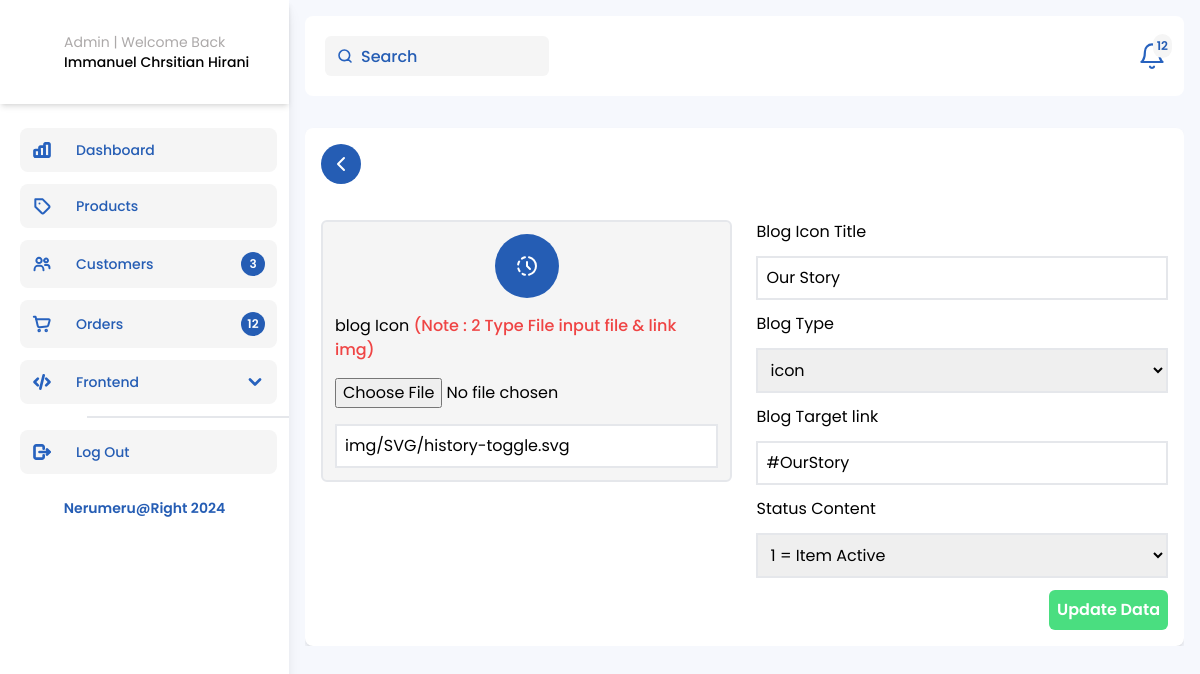
The app's page /Admin-blogicon-UpdateData.php?blog_id=1 with its own data.
### tables this page shows
CREATE TABLE `blog` (
  `blog_id` int(11) NOT NULL,
  `blog_type` varchar(50) NOT NULL,
  `blog_icon` varchar(100) NOT NULL,
  `blog_targetLink` varchar(500) NOT NULL,
  `blog_icon_title` varchar(100) NOT NULL,
  `blog_vidio` varchar(500) NOT NULL,
  `status` int(1) NOT NULL,
  `insert_date` datetime NOT NULL DEFAULT current_timestamp(),
  `lastUpdate_date` datetime NOT NULL DEFAULT current_timestamp()
);

### function.php (called while the page is built, shortened)
<?php
$conn = mysqli_connect('localhost', 'root', '', 'nerumeru');
function query($query)
{
    global $conn;
    $result = mysqli_query($conn, $query);
    $rows = [];
    foreach ($result as $row) {
        $rows[] = $row;
    }
    return $rows;
}

### Admin-blogicon-UpdateData.php (the view, shortened to what this page needs)
<?php
require "function.php";
$id = $_GET["blog_id"];
$blog = query("SELECT * FROM blog WHERE blog_id = $id")[0];
?>
<!doctype html>
<html lang="en">
<head>
    <link rel="stylesheet" href="css/output.css" />
    <link rel="stylesheet" href="https://cdn.jsdelivr.net/npm/swiper@10/swiper-bundle.min.css" />
    <link rel="stylesheet" href="https://cdn.jsdelivr.net/npm/swiper@10/swiper-bundle.min.css" />
</head>
<body>
    <main class="my-0">
        <section class="admin relative h-screen overflow-hidden my-0">
            <div class="flex items-start justify-between">
                <?php include("sidebar.admin.php"); ?>
                <div class="flex flex-col gap-4 container">
                    <header class="z-40 flex items-center bg-white rounded-lg justify-between w-full h-20 px-5">
                        <div class="header-wrapper w-full flex items-center justify-between">
                            <span class="relative">
                                <input id="searchAdminNavbar" type="search" class="bg-white-neru px-3 rounded-md h-10 outline-none py-1 w-[224px] pl-9 xl:text-base md:text-sm text-xs" placeholder="Search" />
                            </span>
                            <div id="notifications" class="relative cursor-pointer">
                                <div class="badge absolute -right-2 -top-2 bg-white-neru rounded-full flex items-center justify-center p-1">
                                    <h6 class="text-xs text-blue-Neru font-semibold">12</h6>
                                </div>
                            </div>
                        </div>
                    </header>
                    <div class="max-h-screen w-full overflow-y-auto">
                        <div class="container bg-white rounded-lg shadow-md 3xl:h-[760px] 2xl:h-[550px] flex flex-col gap-3 overflow-y-auto mt-4">
                            <div class="WrapperBack mb-6 w-fit">
                                <a href="Admin-Blog.php" class="bg-blue-Neru w-fit text-white px-2 rounded-full py-2 cursor-pointer font-semibold text-base flex items-center gap-3">
                                    <svg xmlns="http://www.w3.org/2000/svg" class="icon icon-tabler icon-tabler-chevron-left" width="24" height="24" viewBox="0 0 24 24" stroke-width="2" stroke="currentColor" fill="none" stroke-linecap="round" stroke-linejoin="round">
                                        <path stroke="none" d="M0 0h24v24H0z" fill="none" />
                                        <path d="M15 6l-6 6l6 6" />
                                    </svg>
                                </a>
                            </div>
                            <form class="w-full" action="" method="post">
                                <div class="grid grid-cols-2 gap-6">
                                    <div class="flex flex-col w-full gap-3">
                                        <div class="w-full flex flex-col gap-4  bg-white-neru rounded-md border-2 p-3">
                                            <div class="bg-blue-Neru py-5 mx-auto px-5 rounded-full w-fit">
                                            <img src="<?= $blog["blog_icon"] ?>" class="w-full object-contain mx-auto" alt="" />
                                            </div>
                                            <label for="">blog Icon <span class="text-red-500 font-medium">(Note : 2 Type File input file & link img)</span> </label>
                                            <input type="file">
                                            <input class="w-full p-2 outline-none border-2" type="text" name="blog_icon" value="<?= $blog["blog_icon"] ?>" />
                                        </div>
                                    </div>
                                    <div class="flex flex-col w-full gap-3">
                                        <label for="">Blog Icon Title</label>
                                        <input class="w-full p-2 outline-none border-2" type="text" name="blog_icon_title" value="<?= $blog["blog_icon_title"] ?>" />
                                        <label for="">Blog Type</label>
                                        <select name="blog_type" class="w-full p-2 outline-none border-2">
                                            <option value="<?= $blog["blog_type"] ?>"><?= $blog["blog_type"] ?></option>
                                        </select>
                                        <label for="">Blog Target link</label>
                                        <input required class="w-full p-2 outline-none border-2" value="<?= $blog["blog_targetLink"] ?>" name="blog_targetLink" type="text" />
                                        <label for="">Status Content</label>
                                        <select class="w-full p-2 outline-none border-2" name="status" id="status">
                                            <option> <?= $blog["status"] ?>
                                                <?php if ($blog["status"] === "1") : ?>
                                                    <?= "= Item Active" ?>
                                                <?php else : ?>
                                                    <?= "= Item Non-Active" ?>
                                                <?php endif; ?>
                                            </option>
                                        </select>
                                        <button type="submit" name="submit" class="bg-green-400 p-2 rounded-md text-white font-semibold w-fit self-end">Update Data</button>
                                    </div>
                                </div>
                            </form>
                        </div>
                    </div>
                </div>
            </div>
        </section>
    </main>
</body>
</html>

### records on screen
blog: blog_icon (picture), blog_icon "img/SVG/history-toggle.svg", blog_icon_title "Our Story", blog_type "icon", blog_targetLink "#OurStory", status "1 = Item Active"

### other values on screen
$total_users "3"
